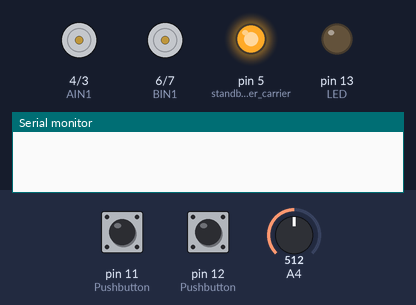
The sketch below on a simulated Arduino Uno, built with avr-gcc and run on an emulated ATmega328P. Parts: motor-driver pin pairs drawn as motors (green arrow = first pin HIGH = forward, orange = second pin HIGH = backward, longer = more drive, scaled by the enable pin, stopped while the standby pin is LOW), output pins drawn as LEDs (lit = HIGH), the last lines printed to the serial monitor. The inputs (shaded band) are chosen by the test bench; at power-on: pin 11 (Pushbutton) HIGH, pin 12 (Pushbutton) HIGH, A4 = 512. Pins used as bus, display or sensor lines are not drawn.

Above: at 1.2 s.
1.3 s: pin 11 (Pushbutton) pulled LOW for 0.15 s
At 2.7 s:
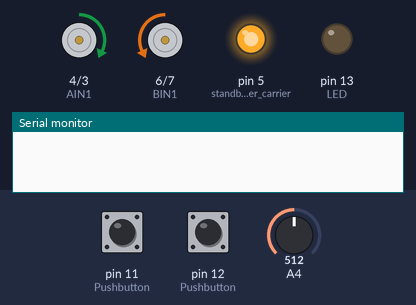
4.4 s: pin 12 (Pushbutton) pulled LOW for 1 s
At 6.9 s:
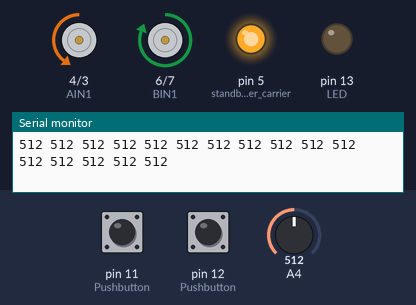
Timing chart, 0 to 8.4 s (numbered marks = the images above; inputs shaded):
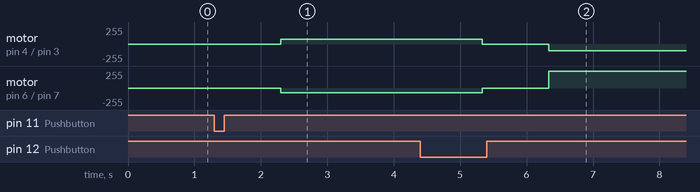

Measured:
- after the input at 1.3 s, motor on pin 4 (AIN1) / pin 3 (AIN2): stopped → forward 70/255 after 1.0 s; motor on pin 6 (BIN1) / pin 7 (BIN2): stopped → backward 70/255 after 1.0 s

The sketch:

code.ino
```cpp
/*
Basic Code Template for the LF-2 robot using 16 channel Analog Sensor
Modified: turnSpeed for sharp turns + reliable turning when line is lost
*/

#ifndef cbi
#define cbi(sfr, bit) (_SFR_BYTE(sfr) &= ~_BV(bit))
#endif
#ifndef sbi
#define sbi(sfr, bit) (_SFR_BYTE(sfr) |= _BV(bit))
#endif

//--------Pin definitions for the TB6612FNG Motor Driver----
#define AIN1 4
#define BIN1 6
#define AIN2 3
#define BIN2 7
#define PWMA 9
#define PWMB 10
//------------------------------------------------------------

#define s0 14  // A0 defined as digital pin 14
#define s1 15  // A1 defined as digital pin 15
#define s2 16  // A2 defined as digital pin 16
#define s3 17  // A3 defined as digital pin 17

//--------Enter Line Details here---------
bool isBlackLine = 1;  //keep 1 in case of black line. In case of white line change this to 0
unsigned int numSensors = 16;
//-----------------------------------------

int P, D, I, previousError, PIDvalue;
double error;
int lsp, rsp;
int lfSpeed = 200;
int currentSpeed = 150;
int turnSpeed = 80;     // NEW: slower forward speed at sharp turns
int lastTurnDir = 0;    // NEW: 1 = line last seen on sensor 0 side, -1 = sensor 15 side
int sensorWeight[16] = { 7, 6, 5, 4, 3, 2, 1, 0, 0, -1, -2, -3, -4, -5, -6, -7 };

int activeSensors;
float Kp = 0.1;
float Kd = 1;
float Ki = 0;
int onLine = 1;
int minValues[16], maxValues[16], threshold[16], sensorValue[16], sensorArray[16];

double startMillis, prevMillis, elapsedTime;

void setup() {

  sbi(ADCSRA, ADPS2);
  cbi(ADCSRA, ADPS1);
  cbi(ADCSRA, ADPS0);

  Serial.begin(115200);

  pinMode(AIN1, OUTPUT);
  pinMode(AIN2, OUTPUT);
  pinMode(BIN1, OUTPUT);
  pinMode(BIN2, OUTPUT);
  pinMode(PWMA, OUTPUT);
  pinMode(PWMB, OUTPUT);
  pinMode(11, INPUT_PULLUP);  //Pushbutton
  pinMode(12, INPUT_PULLUP);  //Pushbutton
  pinMode(13, OUTPUT);        //LED

  pinMode(5, OUTPUT);     //standby for older carrier boards
  digitalWrite(5, HIGH);  //enables the motor driver

  pinMode(s0, OUTPUT);
  pinMode(s1, OUTPUT);
  pinMode(s2, OUTPUT);
  pinMode(s3, OUTPUT);
}

void loop() {
  while (digitalRead(11)) {}
  delay(1000);
  calibrate();
  while (digitalRead(12)) {}
  delay(1000);

  while (1) {
    startMillis = millis();
    readLine();

    // NEW: remember which side the line was last seen on
    if (sensorArray[0] || sensorArray[1]) {
      lastTurnDir = 1;
    } else if (sensorArray[14] || sensorArray[15]) {
      lastTurnDir = -1;
    }

    // NEW: outer sensors see the line = sharp turn, so slow down
    if (sensorArray[0] || sensorArray[1] || sensorArray[14] || sensorArray[15]) {
      currentSpeed = turnSpeed;
    } else if (currentSpeed < lfSpeed) {
      currentSpeed++;  // ramp back up after the turn
    }

    if (onLine == 1) {  // PID LINE FOLLOW
      linefollow();
      digitalWrite(13, HIGH);
    } else {
      // NEW: line lost, always turn toward the side it was last seen
      digitalWrite(13, LOW);
      currentSpeed = turnSpeed;

      if (lastTurnDir == 1) {
        motor1run(-100);
        motor2run(255);
      } else if (lastTurnDir == -1) {
        motor1run(255);
        motor2run(-100);
      } else {
        // fallback if edge sensors never saw the line: use error sign
        if (error >= 0) {
          motor1run(-100);
          motor2run(255);
        } else {
          motor1run(255);
          motor2run(-100);
        }
      }
    }
    elapsedTime = millis() - startMillis;
  }
}

void linefollow() {
  error = 0;
  activeSensors = 0;

  for (int i = 0; i < 16; i++) {
    if (sensorArray[i]) {
      error += sensorWeight[i] * sensorArray[i] * sensorValue[i];
    }
    activeSensors += sensorArray[i];
  }
  error = error / activeSensors;

  P = error;
  I = I + error;
  D = error - previousError;

  PIDvalue = (Kp * P) + (Ki * I) + (Kd * D);
  previousError = error;

  lsp = currentSpeed - PIDvalue;
  rsp = currentSpeed + PIDvalue;

  if (lsp > 255) lsp = 255;
  if (lsp < -100) lsp = -100;
  if (rsp > 255) rsp = 255;
  if (rsp < -100) rsp = -100;

  motor1run(lsp);
  motor2run(rsp);
}

void calibrate() {
  for (int i = 0; i < 16; i++) {
    minValues[i] = sensorRead(i);
    maxValues[i] = sensorRead(i);
  }

  for (int i = 0; i < 3000; i++) {
    motor1run(70);
    motor2run(-70);

    for (int i = 0; i < 16; i++) {
      if (sensorRead(i) < minValues[i]) {
        minValues[i] = sensorRead(i);
      }
      if (sensorRead(i) > maxValues[i]) {
        maxValues[i] = sensorRead(i);
      }
    }
  }

  for (int i = 0; i < 16; i++) {
    threshold[i] = (minValues[i] + maxValues[i]) / 2;
    Serial.print(threshold[i]);
    Serial.print(" ");
  }
  Serial.println();

  motor1run(0);
  motor2run(0);
}

void readLine() {
  onLine = 0;
  for (int i = 0; i < 16; i++) {
    if (isBlackLine) {
      sensorValue[i] = map(sensorRead(i), minValues[i], maxValues[i], 0, 1000);
    } else {
      sensorValue[i] = map(sensorRead(i), minValues[i], maxValues[i], 1000, 0);
    }
    sensorValue[i] = constrain(sensorValue[i], 0, 1000);
    sensorArray[i] = sensorValue[i] > 500;

    if (sensorArray[i]) onLine = 1;
  }
  //printAdjValues();
}

void printAdjValues() {
  for (int i = 0; i < 16; i++) {
    Serial.print(sensorValue[i]);
    Serial.print("  ");
  }
  Serial.println();
}

//--------Function to run Motor 1-----------------
void motor1run(int motorSpeed) {
  motorSpeed = constrain(motorSpeed, -255, 255);
  if (motorSpeed > 0) {
    digitalWrite(AIN1, 1);
    digitalWrite(AIN2, 0);
    analogWrite(PWMA, motorSpeed);
  } else if (motorSpeed < 0) {
    digitalWrite(AIN1, 0);
    digitalWrite(AIN2, 1);
    analogWrite(PWMA, abs(motorSpeed));
  } else {
    digitalWrite(AIN1, 1);
    digitalWrite(AIN2, 1);
    analogWrite(PWMA, 0);
  }
}

//--------Function to run Motor 2-----------------
void motor2run(int motorSpeed) {
  motorSpeed = constrain(motorSpeed, -255, 255);
  if (motorSpeed > 0) {
    digitalWrite(BIN1, 1);
    digitalWrite(BIN2, 0);
    analogWrite(PWMB, motorSpeed);
  } else if (motorSpeed < 0) {
    digitalWrite(BIN1, 0);
    digitalWrite(BIN2, 1);
    analogWrite(PWMB, abs(motorSpeed));
  } else {
    digitalWrite(BIN1, 1);
    digitalWrite(BIN2, 1);
    analogWrite(PWMB, 0);
  }
}

int sensorRead(int sensor) {
  digitalWrite(s0, sensor & 0x01);
  digitalWrite(s1, sensor & 0x02);
  digitalWrite(s2, sensor & 0x04);
  digitalWrite(s3, sensor & 0x08);
  return analogRead(4);
}
```
